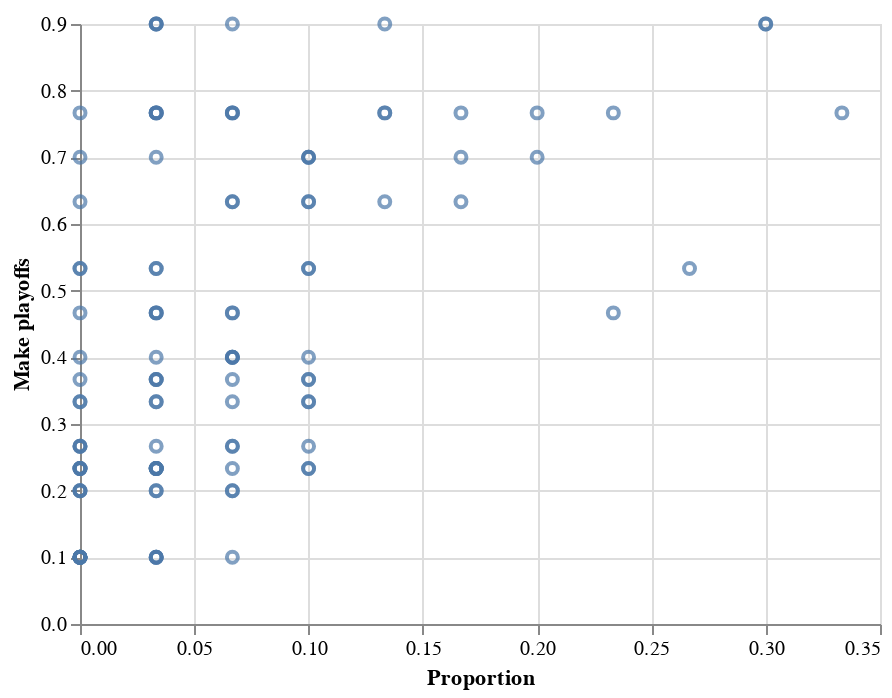

Here is the notebook cell this chart was saved with:
### Code cell
alt.Chart(source).mark_point().encode(
    x = "Proportion",
    y = "Make playoffs",
    tooltip = [alt.Tooltip("x:N",title="chris"),"y:N"],
).transform_calculate(
    x="format(datum.Proportion, ',.3f')+' (' +datum.Odds+')'",
)

### Figure 1 — Vega-Lite specification as saved in the notebook (floating-point values rounded to 4 significant figures)
{"config": {"view": {"continuousWidth": 400, "continuousHeight": 300}}, "data": {"name": "data-1cd14ad7870a0547732cc0af09944b73"}, "mark": "point", "encoding": {"tooltip": [{"type": "nominal", "field": "x", "title": "chris"}, {"type": "nominal", "field": "y"}], "x": {"type": "quantitative", "field": "Proportion"}, "y": {"type": "quantitative", "field": "Make playoffs"}}, "transform": [{"calculate": "format(datum.Proportion, ',.3f')+' (' +datum.Odds+')'", "as": "x"}], "$schema": "https://vega.github.io/schema/vega-lite/v4.8.1.json", "datasets": {"data-1cd14ad7870a0547732cc0af09944b73": [{"Seed": 1, "Team": "ARI", "Proportion": 0.03333, "Make playoffs": 0.3667, "Equal or better": 0.03333, "Odds": "+2900", "Odds to make playoffs": "+173", "Odds of equal or better": "+2900"}, {"Seed": 1, "Team": "ATL", "Proportion": 0.0, "Make playoffs": 0.2667, "Equal or better": 0.0, "Odds": "NA", "Odds to make playoffs": "+275", "Odds of equal or better": "NA"}, {"Seed": 1, "Team": "CAR", "Proportion": 0.0, "Make playoffs": 0.2333, "Equal or better": 0.0, "Odds": "NA", "Odds to make playoffs": "+329", "Odds of equal or better": "NA"}, {"Seed": 1, "Team": "CHI", "Proportion": 0.0, "Make playoffs": 0.1, "Equal or better": 0.0, "Odds": "NA", "Odds to make playoffs": "+900", "Odds of equal or better": "NA"}, {"Seed": 1, "Team": "DAL", "Proportion": 0.1, "Make playoffs": 0.7, "Equal or better": 0.1, "Odds": "+900", "Odds to make playoffs": "-233", "Odds of equal or better": "+900"}, {"Seed": 1, "Team": "DET", "Proportion": 0.0, "Make playoffs": 0.1, "Equal or better": 0.0, "Odds": "NA", "Odds to make playoffs": "+900", "Odds of equal or better": "NA"}, {"Seed": 1, "Team": "GB", "Proportion": 0.06667, "Make playoffs": 0.4667, "Equal or better": 0.06667, "Odds": "+1400", "Odds to make playoffs": "+114", "Odds of equal or better": "+1400"}, {"Seed": 1, "Team": "LAR", "Proportion": 0.1333, "Make playoffs": 0.9, "Equal or better": 0.1333, "Odds": "+650", "Odds to make playoffs": "-900", "Odds of equal or better": "+650"}, {"Seed": 1, "Team": "MIN", "Proportion": 0.0, "Make playoffs": 0.5333, "Equal or better": 0.0, "Odds": "NA", "Odds to make playoffs": "-114", "Odds of equal or better": "NA"}, {"Seed": 1, "Team": "NO", "Proportion": 0.1667, "Make playoffs": 0.6333, "Equal or better": 0.1667, "Odds": "+500", "Odds to make playoffs": "-173", "Odds of equal or better": "+500"}, {"Seed": 1, "Team": "NYG", "Proportion": 0.0, "Make playoffs": 0.2, "Equal or better": 0.0, "Odds": "NA", "Odds to make playoffs": "+400", "Odds of equal or better": "NA"}, {"Seed": 1, "Team": "PHI", "Proportion": 0.0, "Make playoffs": 0.3333, "Equal or better": 0.0, "Odds": "NA", "Odds to make playoffs": "+200", "Odds of equal or better": "NA"}, {"Seed": 1, "Team": "SEA", "Proportion": 0.06667, "Make playoffs": 0.4, "Equal or better": 0.06667, "Odds": "+1400", "Odds to make playoffs": "+150", "Odds of equal or better": "+1400"}, {"Seed": 1, "Team": "SF", "Proportion": 0.2, "Make playoffs": 0.7667, "Equal or better": 0.2, "Odds": "+400", "Odds to make playoffs": "-329", "Odds of equal or better": "+400"}, {"Seed": 1, "Team": "TB", "Proportion": 0.2333, "Make playoffs": 0.7667, "Equal or better": 0.2333, "Odds": "+329", "Odds to make playoffs": "-329", "Odds of equal or better": "+329"}, {"Seed": 1, "Team": "WAS", "Proportion": 0.0, "Make playoffs": 0.2333, "Equal or better": 0.0, "Odds": "NA", "Odds to make playoffs": "+329", "Odds of equal or better": "NA"}, {"Seed": 2, "Team": "ARI", "Proportion": 0.1, "Make playoffs": 0.3667, "Equal or better": 0.1333, "Odds": "+900", "Odds to make playoffs": "+173", "Odds of equal or better": "+650"}, {"Seed": 2, "Team": "ATL", "Proportion": 0.0, "Make playoffs": 0.2667, "Equal or better": 0.0, "Odds": "NA", "Odds to make playoffs": "+275", "Odds of equal or better": "NA"}, {"Seed": 2, "Team": "CAR", "Proportion": 0.03333, "Make playoffs": 0.2333, "Equal or better": 0.03333, "Odds": "+2900", "Odds to make playoffs": "+329", "Odds of equal or better": "+2900"}, {"Seed": 2, "Team": "CHI", "Proportion": 0.0, "Make playoffs": 0.1, "Equal or better": 0.0, "Odds": "NA", "Odds to make playoffs": "+900", "Odds of equal or better": "NA"}, {"Seed": 2, "Team": "DAL", "Proportion": 0.1667, "Make playoffs": 0.7, "Equal or better": 0.2667, "Odds": "+500", "Odds to make playoffs": "-233", "Odds of equal or better": "+275"}, {"Seed": 2, "Team": "DET", "Proportion": 0.0, "Make playoffs": 0.1, "Equal or better": 0.0, "Odds": "NA", "Odds to make playoffs": "+900", "Odds of equal or better": "NA"}, {"Seed": 2, "Team": "GB", "Proportion": 0.0, "Make playoffs": 0.4667, "Equal or better": 0.06667, "Odds": "NA", "Odds to make playoffs": "+114", "Odds of equal or better": "+1400"}, {"Seed": 2, "Team": "LAR", "Proportion": 0.06667, "Make playoffs": 0.9, "Equal or better": 0.2, "Odds": "+1400", "Odds to make playoffs": "-900", "Odds of equal or better": "+400"}, {"Seed": 2, "Team": "MIN", "Proportion": 0.1, "Make playoffs": 0.5333, "Equal or better": 0.1, "Odds": "+900", "Odds to make playoffs": "-114", "Odds of equal or better": "+900"}, {"Seed": 2, "Team": "NO", "Proportion": 0.06667, "Make playoffs": 0.6333, "Equal or better": 0.2333, "Odds": "+1400", "Odds to make playoffs": "-173", "Odds of equal or better": "+329"}, {"Seed": 2, "Team": "NYG", "Proportion": 0.03333, "Make playoffs": 0.2, "Equal or better": 0.03333, "Odds": "+2900", "Odds to make playoffs": "+400", "Odds of equal or better": "+2900"}, {"Seed": 2, "Team": "PHI", "Proportion": 0.0, "Make playoffs": 0.3333, "Equal or better": 0.0, "Odds": "NA", "Odds to make playoffs": "+200", "Odds of equal or better": "NA"}, {"Seed": 2, "Team": "SEA", "Proportion": 0.06667, "Make playoffs": 0.4, "Equal or better": 0.1333, "Odds": "+1400", "Odds to make playoffs": "+150", "Odds of equal or better": "+650"}, {"Seed": 2, "Team": "SF", "Proportion": 0.03333, "Make playoffs": 0.7667, "Equal or better": 0.2333, "Odds": "+2900", "Odds to make playoffs": "-329", "Odds of equal or better": "+329"}, {"Seed": 2, "Team": "TB", "Proportion": 0.3333, "Make playoffs": 0.7667, "Equal or better": 0.5667, "Odds": "+200", "Odds to make playoffs": "-329", "Odds of equal or better": "-131"}, {"Seed": 2, "Team": "WAS", "Proportion": 0.0, "Make playoffs": 0.2333, "Equal or better": 0.0, "Odds": "NA", "Odds to make playoffs": "+329", "Odds of equal or better": "NA"}, {"Seed": 3, "Team": "ARI", "Proportion": 0.03333, "Make playoffs": 0.3667, "Equal or better": 0.1667, "Odds": "+2900", "Odds to make playoffs": "+173", "Odds of equal or better": "+500"}, {"Seed": 3, "Team": "ATL", "Proportion": 0.03333, "Make playoffs": 0.2667, "Equal or better": 0.03333, "Odds": "+2900", "Odds to make playoffs": "+275", "Odds of equal or better": "+2900"}, {"Seed": 3, "Team": "CAR", "Proportion": 0.0, "Make playoffs": 0.2333, "Equal or better": 0.03333, "Odds": "NA", "Odds to make playoffs": "+329", "Odds of equal or better": "+2900"}, {"Seed": 3, "Team": "CHI", "Proportion": 0.06667, "Make playoffs": 0.1, "Equal or better": 0.06667, "Odds": "+1400", "Odds to make playoffs": "+900", "Odds of equal or better": "+1400"}, {"Seed": 3, "Team": "DAL", "Proportion": 0.2, "Make playoffs": 0.7, "Equal or better": 0.4667, "Odds": "+400", "Odds to make playoffs": "-233", "Odds of equal or better": "+114"}, {"Seed": 3, "Team": "DET", "Proportion": 0.03333, "Make playoffs": 0.1, "Equal or better": 0.03333, "Odds": "+2900", "Odds to make playoffs": "+900", "Odds of equal or better": "+2900"}, {"Seed": 3, "Team": "GB", "Proportion": 0.06667, "Make playoffs": 0.4667, "Equal or better": 0.1333, "Odds": "+1400", "Odds to make playoffs": "+114", "Odds of equal or better": "+650"}, {"Seed": 3, "Team": "LAR", "Proportion": 0.03333, "Make playoffs": 0.9, "Equal or better": 0.2333, "Odds": "+2900", "Odds to make playoffs": "-900", "Odds of equal or better": "+329"}, {"Seed": 3, "Team": "MIN", "Proportion": 0.1, "Make playoffs": 0.5333, "Equal or better": 0.2, "Odds": "+900", "Odds to make playoffs": "-114", "Odds of equal or better": "+400"}, {"Seed": 3, "Team": "NO", "Proportion": 0.06667, "Make playoffs": 0.6333, "Equal or better": 0.3, "Odds": "+1400", "Odds to make playoffs": "-173", "Odds of equal or better": "+233"}, {"Seed": 3, "Team": "NYG", "Proportion": 0.0, "Make playoffs": 0.2, "Equal or better": 0.03333, "Odds": "NA", "Odds to make playoffs": "+400", "Odds of equal or better": "+2900"}, {"Seed": 3, "Team": "PHI", "Proportion": 0.1, "Make playoffs": 0.3333, "Equal or better": 0.1, "Odds": "+900", "Odds to make playoffs": "+200", "Odds of equal or better": "+900"}, {"Seed": 3, "Team": "SEA", "Proportion": 0.03333, "Make playoffs": 0.4, "Equal or better": 0.1667, "Odds": "+2900", "Odds to make playoffs": "+150", "Odds of equal or better": "+500"}, {"Seed": 3, "Team": "SF", "Proportion": 0.1333, "Make playoffs": 0.7667, "Equal or better": 0.3667, "Odds": "+650", "Odds to make playoffs": "-329", "Odds of equal or better": "+173"}, {"Seed": 3, "Team": "TB", "Proportion": 0.03333, "Make playoffs": 0.7667, "Equal or better": 0.6, "Odds": "+2900", "Odds to make playoffs": "-329", "Odds of equal or better": "-150"}, {"Seed": 3, "Team": "WAS", "Proportion": 0.06667, "Make playoffs": 0.2333, "Equal or better": 0.06667, "Odds": "+1400", "Odds to make playoffs": "+329", "Odds of equal or better": "+1400"}, {"Seed": 4, "Team": "ARI", "Proportion": 0.0, "Make playoffs": 0.3667, "Equal or better": 0.1667, "Odds": "NA", "Odds to make playoffs": "+173", "Odds of equal or better": "+500"}, {"Seed": 4, "Team": "ATL", "Proportion": 0.0, "Make playoffs": 0.2667, "Equal or better": 0.03333, "Odds": "NA", "Odds to make playoffs": "+275", "Odds of equal or better": "+2900"}, {"Seed": 4, "Team": "CAR", "Proportion": 0.03333, "Make playoffs": 0.2333, "Equal or better": 0.06667, "Odds": "+2900", "Odds to make playoffs": "+329", "Odds of equal or better": "+1400"}, {"Seed": 4, "Team": "CHI", "Proportion": 0.03333, "Make playoffs": 0.1, "Equal or better": 0.1, "Odds": "+2900", "Odds to make playoffs": "+900", "Odds of equal or better": "+900"}, {"Seed": 4, "Team": "DAL", "Proportion": 0.1, "Make playoffs": 0.7, "Equal or better": 0.5667, "Odds": "+900", "Odds to make playoffs": "-233", "Odds of equal or better": "-131"}, {"Seed": 4, "Team": "DET", "Proportion": 0.03333, "Make playoffs": 0.1, "Equal or better": 0.06667, "Odds": "+2900", "Odds to make playoffs": "+900", "Odds of equal or better": "+1400"}, {"Seed": 4, "Team": "GB", "Proportion": 0.2333, "Make playoffs": 0.4667, "Equal or better": 0.3667, "Odds": "+329", "Odds to make playoffs": "+114", "Odds of equal or better": "+173"}, {"Seed": 4, "Team": "LAR", "Proportion": 0.03333, "Make playoffs": 0.9, "Equal or better": 0.2667, "Odds": "+2900", "Odds to make playoffs": "-900", "Odds of equal or better": "+275"}, {"Seed": 4, "Team": "MIN", "Proportion": 0.2667, "Make playoffs": 0.5333, "Equal or better": 0.4667, "Odds": "+275", "Odds to make playoffs": "-114", "Odds of equal or better": "+114"}, {"Seed": 4, "Team": "NO", "Proportion": 0.0, "Make playoffs": 0.6333, "Equal or better": 0.3, "Odds": "NA", "Odds to make playoffs": "-173", "Odds of equal or better": "+233"}, {"Seed": 4, "Team": "NYG", "Proportion": 0.06667, "Make playoffs": 0.2, "Equal or better": 0.1, "Odds": "+1400", "Odds to make playoffs": "+400", "Odds of equal or better": "+900"}, {"Seed": 4, "Team": "PHI", "Proportion": 0.06667, "Make playoffs": 0.3333, "Equal or better": 0.1667, "Odds": "+1400", "Odds to make playoffs": "+200", "Odds of equal or better": "+500"}, {"Seed": 4, "Team": "SEA", "Proportion": 0.0, "Make playoffs": 0.4, "Equal or better": 0.1667, "Odds": "NA", "Odds to make playoffs": "+150", "Odds of equal or better": "+500"}, {"Seed": 4, "Team": "SF", "Proportion": 0.03333, "Make playoffs": 0.7667, "Equal or better": 0.4, "Odds": "+2900", "Odds to make playoffs": "-329", "Odds of equal or better": "+150"}, {"Seed": 4, "Team": "TB", "Proportion": 0.0, "Make playoffs": 0.7667, "Equal or better": 0.6, "Odds": "NA", "Odds to make playoffs": "-329", "Odds of equal or better": "-150"}, {"Seed": 4, "Team": "WAS", "Proportion": 0.1, "Make playoffs": 0.2333, "Equal or better": 0.1667, "Odds": "+900", "Odds to make playoffs": "+329", "Odds of equal or better": "+500"}, {"Seed": 5, "Team": "ARI", "Proportion": 0.06667, "Make playoffs": 0.3667, "Equal or better": 0.2333, "Odds": "+1400", "Odds to make playoffs": "+173", "Odds of equal or better": "+329"}, {"Seed": 5, "Team": "ATL", "Proportion": 0.06667, "Make playoffs": 0.2667, "Equal or better": 0.1, "Odds": "+1400", "Odds to make playoffs": "+275", "Odds of equal or better": "+900"}, {"Seed": 5, "Team": "CAR", "Proportion": 0.1, "Make playoffs": 0.2333, "Equal or better": 0.1667, "Odds": "+900", "Odds to make playoffs": "+329", "Odds of equal or better": "+500"}, {"Seed": 5, "Team": "CHI", "Proportion": 0.0, "Make playoffs": 0.1, "Equal or better": 0.1, "Odds": "NA", "Odds to make playoffs": "+900", "Odds of equal or better": "+900"}, {"Seed": 5, "Team": "DAL", "Proportion": 0.03333, "Make playoffs": 0.7, "Equal or better": 0.6, "Odds": "+2900", "Odds to make playoffs": "-233", "Odds of equal or better": "-150"}, {"Seed": 5, "Team": "DET", "Proportion": 0.0, "Make playoffs": 0.1, "Equal or better": 0.06667, "Odds": "NA", "Odds to make playoffs": "+900", "Odds of equal or better": "+1400"}, {"Seed": 5, "Team": "GB", "Proportion": 0.03333, "Make playoffs": 0.4667, "Equal or better": 0.4, "Odds": "+2900", "Odds to make playoffs": "+114", "Odds of equal or better": "+150"}, {"Seed": 5, "Team": "LAR", "Proportion": 0.3, "Make playoffs": 0.9, "Equal or better": 0.5667, "Odds": "+233", "Odds to make playoffs": "-900", "Odds of equal or better": "-131"}, {"Seed": 5, "Team": "MIN", "Proportion": 0.03333, "Make playoffs": 0.5333, "Equal or better": 0.5, "Odds": "+2900", "Odds to make playoffs": "-114", "Odds of equal or better": "+100"}, {"Seed": 5, "Team": "NO", "Proportion": 0.1333, "Make playoffs": 0.6333, "Equal or better": 0.4333, "Odds": "+650", "Odds to make playoffs": "-173", "Odds of equal or better": "+131"}, {"Seed": 5, "Team": "NYG", "Proportion": 0.0, "Make playoffs": 0.2, "Equal or better": 0.1, "Odds": "NA", "Odds to make playoffs": "+400", "Odds of equal or better": "+900"}, {"Seed": 5, "Team": "PHI", "Proportion": 0.03333, "Make playoffs": 0.3333, "Equal or better": 0.2, "Odds": "+2900", "Odds to make playoffs": "+200", "Odds of equal or better": "+400"}, {"Seed": 5, "Team": "SEA", "Proportion": 0.06667, "Make playoffs": 0.4, "Equal or better": 0.2333, "Odds": "+1400", "Odds to make playoffs": "+150", "Odds of equal or better": "+329"}, {"Seed": 5, "Team": "SF", "Proportion": 0.06667, "Make playoffs": 0.7667, "Equal or better": 0.4667, "Odds": "+1400", "Odds to make playoffs": "-329", "Odds of equal or better": "+114"}, {"Seed": 5, "Team": "TB", "Proportion": 0.06667, "Make playoffs": 0.7667, "Equal or better": 0.6667, "Odds": "+1400", "Odds to make playoffs": "-329", "Odds of equal or better": "-200"}, {"Seed": 5, "Team": "WAS", "Proportion": 0.0, "Make playoffs": 0.2333, "Equal or better": 0.1667, "Odds": "NA", "Odds to make playoffs": "+329", "Odds of equal or better": "+500"}, {"Seed": 6, "Team": "ARI", "Proportion": 0.1, "Make playoffs": 0.3667, "Equal or better": 0.3333, "Odds": "+900", "Odds to make playoffs": "+173", "Odds of equal or better": "+200"}, {"Seed": 6, "Team": "ATL", "Proportion": 0.06667, "Make playoffs": 0.2667, "Equal or better": 0.1667, "Odds": "+1400", "Odds to make playoffs": "+275", "Odds of equal or better": "+500"}, {"Seed": 6, "Team": "CAR", "Proportion": 0.03333, "Make playoffs": 0.2333, "Equal or better": 0.2, "Odds": "+2900", "Odds to make playoffs": "+329", "Odds of equal or better": "+400"}, {"Seed": 6, "Team": "CHI", "Proportion": 0.0, "Make playoffs": 0.1, "Equal or better": 0.1, "Odds": "NA", "Odds to make playoffs": "+900", "Odds of equal or better": "+900"}, {"Seed": 6, "Team": "DAL", "Proportion": 0.0, "Make playoffs": 0.7, "Equal or better": 0.6, "Odds": "NA", "Odds to make playoffs": "-233", "Odds of equal or better": "-150"}, {"Seed": 6, "Team": "DET", "Proportion": 0.0, "Make playoffs": 0.1, "Equal or better": 0.06667, "Odds": "NA", "Odds to make playoffs": "+900", "Odds of equal or better": "+1400"}, {"Seed": 6, "Team": "GB", "Proportion": 0.03333, "Make playoffs": 0.4667, "Equal or better": 0.4333, "Odds": "+2900", "Odds to make playoffs": "+114", "Odds of equal or better": "+131"}, {"Seed": 6, "Team": "LAR", "Proportion": 0.3, "Make playoffs": 0.9, "Equal or better": 0.8667, "Odds": "+233", "Odds to make playoffs": "-900", "Odds of equal or better": "-650"}, {"Seed": 6, "Team": "MIN", "Proportion": 0.0, "Make playoffs": 0.5333, "Equal or better": 0.5, "Odds": "NA", "Odds to make playoffs": "-114", "Odds of equal or better": "+100"}, {"Seed": 6, "Team": "NO", "Proportion": 0.1, "Make playoffs": 0.6333, "Equal or better": 0.5333, "Odds": "+900", "Odds to make playoffs": "-173", "Odds of equal or better": "-114"}, {"Seed": 6, "Team": "NYG", "Proportion": 0.06667, "Make playoffs": 0.2, "Equal or better": 0.1667, "Odds": "+1400", "Odds to make playoffs": "+400", "Odds of equal or better": "+500"}, {"Seed": 6, "Team": "PHI", "Proportion": 0.03333, "Make playoffs": 0.3333, "Equal or better": 0.2333, "Odds": "+2900", "Odds to make playoffs": "+200", "Odds of equal or better": "+329"}, {"Seed": 6, "Team": "SEA", "Proportion": 0.06667, "Make playoffs": 0.4, "Equal or better": 0.3, "Odds": "+1400", "Odds to make playoffs": "+150", "Odds of equal or better": "+233"}, {"Seed": 6, "Team": "SF", "Proportion": 0.1333, "Make playoffs": 0.7667, "Equal or better": 0.6, "Odds": "+650", "Odds to make playoffs": "-329", "Odds of equal or better": "-150"}, {"Seed": 6, "Team": "TB", "Proportion": 0.03333, "Make playoffs": 0.7667, "Equal or better": 0.7, "Odds": "+2900", "Odds to make playoffs": "-329", "Odds of equal or better": "-233"}, {"Seed": 6, "Team": "WAS", "Proportion": 0.03333, "Make playoffs": 0.2333, "Equal or better": 0.2, "Odds": "+2900", "Odds to make playoffs": "+329", "Odds of equal or better": "+400"}, {"Seed": 7, "Team": "ARI", "Proportion": 0.03333, "Make playoffs": 0.3667, "Equal or better": 0.3667, "Odds": "+2900", "Odds to make playoffs": "+173", "Odds of equal or better": "+173"}, {"Seed": 7, "Team": "ATL", "Proportion": 0.1, "Make playoffs": 0.2667, "Equal or better": 0.2667, "Odds": "+900", "Odds to make playoffs": "+275", "Odds of equal or better": "+275"}, {"Seed": 7, "Team": "CAR", "Proportion": 0.03333, "Make playoffs": 0.2333, "Equal or better": 0.2333, "Odds": "+2900", "Odds to make playoffs": "+329", "Odds of equal or better": "+329"}, {"Seed": 7, "Team": "CHI", "Proportion": 0.0, "Make playoffs": 0.1, "Equal or better": 0.1, "Odds": "NA", "Odds to make playoffs": "+900", "Odds of equal or better": "+900"}, {"Seed": 7, "Team": "DAL", "Proportion": 0.1, "Make playoffs": 0.7, "Equal or better": 0.7, "Odds": "+900", "Odds to make playoffs": "-233", "Odds of equal or better": "-233"}, {"Seed": 7, "Team": "DET", "Proportion": 0.03333, "Make playoffs": 0.1, "Equal or better": 0.1, "Odds": "+2900", "Odds to make playoffs": "+900", "Odds of equal or better": "+900"}, {"Seed": 7, "Team": "GB", "Proportion": 0.03333, "Make playoffs": 0.4667, "Equal or better": 0.4667, "Odds": "+2900", "Odds to make playoffs": "+114", "Odds of equal or better": "+114"}, {"Seed": 7, "Team": "LAR", "Proportion": 0.03333, "Make playoffs": 0.9, "Equal or better": 0.9, "Odds": "+2900", "Odds to make playoffs": "-900", "Odds of equal or better": "-900"}, {"Seed": 7, "Team": "MIN", "Proportion": 0.03333, "Make playoffs": 0.5333, "Equal or better": 0.5333, "Odds": "+2900", "Odds to make playoffs": "-114", "Odds of equal or better": "-114"}, {"Seed": 7, "Team": "NO", "Proportion": 0.1, "Make playoffs": 0.6333, "Equal or better": 0.6333, "Odds": "+900", "Odds to make playoffs": "-173", "Odds of equal or better": "-173"}, {"Seed": 7, "Team": "NYG", "Proportion": 0.03333, "Make playoffs": 0.2, "Equal or better": 0.2, "Odds": "+2900", "Odds to make playoffs": "+400", "Odds of equal or better": "+400"}, {"Seed": 7, "Team": "PHI", "Proportion": 0.1, "Make playoffs": 0.3333, "Equal or better": 0.3333, "Odds": "+900", "Odds to make playoffs": "+200", "Odds of equal or better": "+200"}, {"Seed": 7, "Team": "SEA", "Proportion": 0.1, "Make playoffs": 0.4, "Equal or better": 0.4, "Odds": "+900", "Odds to make playoffs": "+150", "Odds of equal or better": "+150"}, {"Seed": 7, "Team": "SF", "Proportion": 0.1667, "Make playoffs": 0.7667, "Equal or better": 0.7667, "Odds": "+500", "Odds to make playoffs": "-329", "Odds of equal or better": "-329"}, {"Seed": 7, "Team": "TB", "Proportion": 0.06667, "Make playoffs": 0.7667, "Equal or better": 0.7667, "Odds": "+1400", "Odds to make playoffs": "-329", "Odds of equal or better": "-329"}, {"Seed": 7, "Team": "WAS", "Proportion": 0.03333, "Make playoffs": 0.2333, "Equal or better": 0.2333, "Odds": "+2900", "Odds to make playoffs": "+329", "Odds of equal or better": "+329"}]}}
